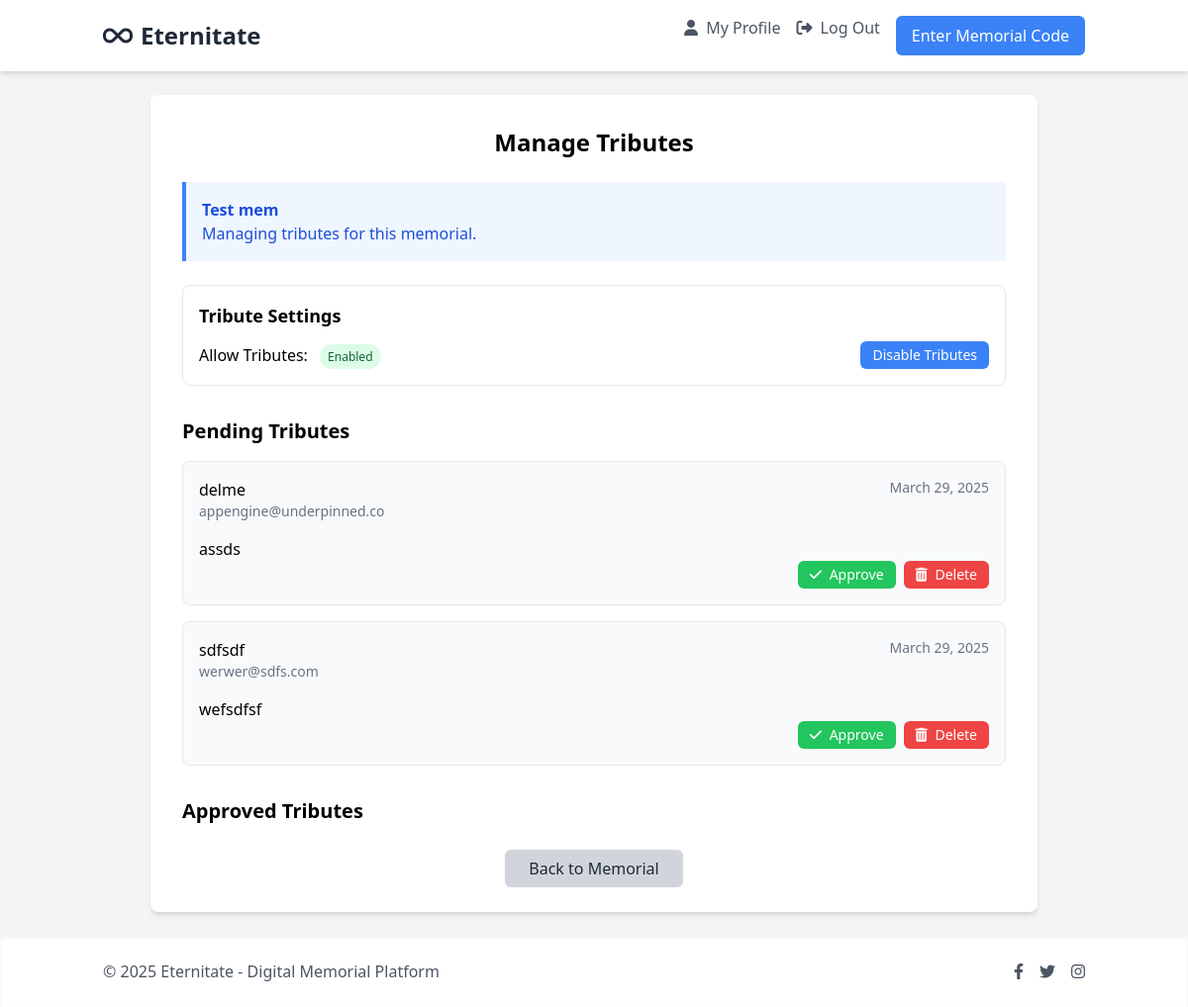
The page /1GRJlYVIPmZ2bedQ6IGygAsGyCAUHMCx/tributes/ (signed in) on the database as committed earlier.
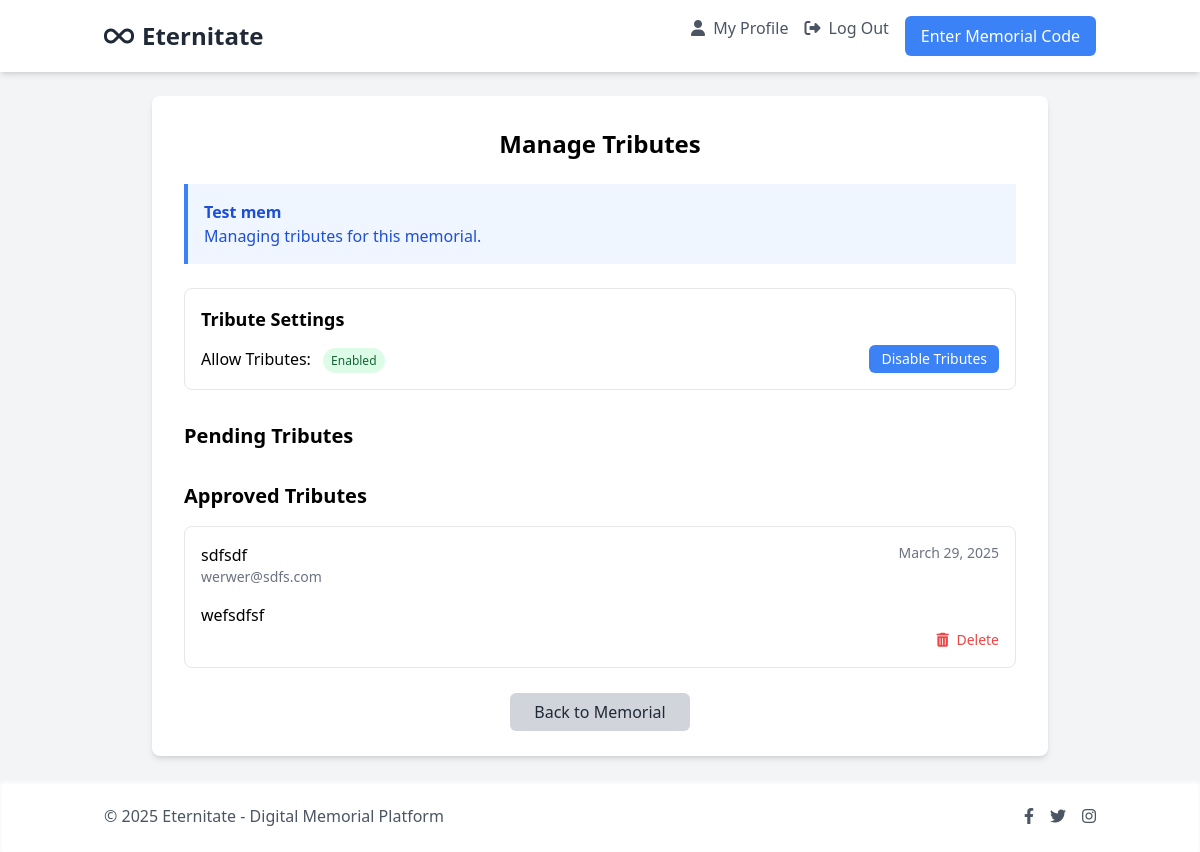
The same page on the database as committed later.
### memorials/models.py (models this page shows, shortened)
class Memorial(models.Model):
    owner = models.ForeignKey(User, related_name='memorials', on_delete=models.CASCADE)
    profile_code = models.OneToOneField(ProfileCode, on_delete=models.CASCADE, related_name='memorial')
    full_name = models.CharField(max_length=255)
    birth_date = models.DateField(null=True, blank=True)
    death_date = models.DateField(null=True, blank=True)
    biography = models.TextField(blank=True)
    allow_tributes = models.BooleanField(default=True)
    created_at = models.DateTimeField(auto_now_add=True)
    updated_at = models.DateTimeField(auto_now=True)

class Tribute(models.Model):
    memorial = models.ForeignKey(Memorial, related_name='tributes', on_delete=models.CASCADE)
    name = models.CharField(max_length=255)
    email = models.EmailField(blank=True)
    message = models.TextField()
    is_approved = models.BooleanField(default=False)
    created_at = models.DateTimeField(auto_now_add=True)
    class Meta:
        ordering = ['-created_at']

### memorials/views.py (the view, shortened to what this page needs)
# urls.py: path('<str:code>/tributes/', views.manage_tributes, name='manage_tributes'),
@login_required
def manage_tributes(request, code):
    profile_code = get_object_or_404(ProfileCode, code=code, is_claimed=True)
    memorial = get_object_or_404(Memorial, profile_code=profile_code)
    if request.user != memorial.owner:
        messages.error(request, "You don't have permission to manage tributes for this memorial.")
        return redirect('memorials:memorial_detail', code=code)
    tributes = memorial.tributes.all().order_by('-created_at')
    return render(request, 'memorials/tributes.html', {
        'memorial': memorial,
        'tributes': tributes,
    })

### templates/memorials/tributes.html (shortened to what this page needs)
{% extends 'base.html' %}
{% load i18n %}
{% block content %}
<div class="max-w-4xl mx-auto bg-white p-8 rounded-lg shadow-md fade-in">
    <h1 class="text-2xl font-bold text-center mb-6">{% trans "Manage Tributes" %}</h1>
    <div class="bg-blue-50 border-l-4 border-blue-500 text-blue-700 p-4 mb-6" role="alert">
        <p class="font-bold">{{ memorial.full_name }}</p>
        <p>{% trans "Managing tributes for this memorial." %}</p>
    </div>
    <div class="mb-8 p-4 border rounded-lg">
        <h2 class="text-lg font-semibold mb-3">{% trans "Tribute Settings" %}</h2>
        <form method="post" action="{% url 'memorials:toggle_tributes' code=memorial.profile_code.code %}">
            <div class="flex items-center justify-between">
                <div>
                    <span class="font-medium">{% trans "Allow Tributes:" %}</span>
                    <span class="ml-2 px-2 py-1 rounded-full text-xs {% if memorial.allow_tributes %}bg-green-100 text-green-800{% else %}bg-red-100 text-red-800{% endif %}">
                        {% if memorial.allow_tributes %}
                            {% trans "Enabled" %}
                        {% else %}
                            {% trans "Disabled" %}
                        {% endif %}
                    </span>
                </div>
                <button type="submit" class="bg-blue-500 hover:bg-blue-600 text-white py-1 px-3 rounded-md text-sm transition">
                    {% if memorial.allow_tributes %}
                        {% trans "Disable Tributes" %}
                    {% else %}
                        {% trans "Enable Tributes" %}
                    {% endif %}
                </button>
            </div>
        </form>
    </div>
    <div class="mb-8">
        <h2 class="text-xl font-semibold mb-4">{% trans "Pending Tributes" %}</h2>
        <div class="space-y-4">
            {% for tribute in tributes %}
                {% if not tribute.is_approved %}
                    <div class="border rounded-lg p-4 bg-gray-50">
                        <div class="flex justify-between items-start mb-2">
                            <div>
                                <h3 class="font-medium">{{ tribute.name }}</h3>
                                {% if tribute.email %}
                                    <p class="text-sm text-gray-500">{{ tribute.email }}</p>
                                {% endif %}
                            </div>
                            <span class="text-sm text-gray-500">{{ tribute.created_at|date:"F j, Y" }}</span>
                        </div>
                        <p class="text-gray-700 mb-4">{{ tribute.message|linebreaks }}</p>
                        <div class="flex justify-end space-x-2">
                            <form method="post" action="{% url 'memorials:manage_tributes' code=memorial.profile_code.code %}">
                                <button type="submit" class="bg-green-500 hover:bg-green-600 text-white py-1 px-3 rounded-md text-sm transition">
                                    <i class="fas fa-check mr-1"></i> {% trans "Approve" %}
                                </button>
                            </form>
                            <form method="post" action="{% url 'memorials:manage_tributes' code=memorial.profile_code.code %}">
                                <button type="submit" class="bg-red-500 hover:bg-red-600 text-white py-1 px-3 rounded-md text-sm transition">
                                    <i class="fas fa-trash-alt mr-1"></i> {% trans "Delete" %}
                                </button>
                            </form>
                        </div>
                    </div>
                {% endif %}
            {% empty %}
                <p class="text-gray-500 text-center italic">{% trans "No pending tributes to review." %}</p>
            {% endfor %}
        </div>
    </div>
    <div>
        <h2 class="text-xl font-semibold mb-4">{% trans "Approved Tributes" %}</h2>
        <div class="space-y-4">
            {% for tribute in tributes %}
                {% if tribute.is_approved %}
                    <div class="border rounded-lg p-4">
                        <div class="flex justify-between items-start mb-2">
                            <div>
                                <h3 class="font-medium">{{ tribute.name }}</h3>
                                {% if tribute.email %}
                                    <p class="text-sm text-gray-500">{{ tribute.email }}</p>
                                {% endif %}
                            </div>
                            <span class="text-sm text-gray-500">{{ tribute.created_at|date:"F j, Y" }}</span>
                        </div>
                        <p class="text-gray-700 mb-4">{{ tribute.message|linebreaks }}</p>
                        <div class="flex justify-end">
                            <form method="post" action="{% url 'memorials:manage_tributes' code=memorial.profile_code.code %}">
                                <button type="submit" class="text-red-500 hover:text-red-700 text-sm">
                                    <i class="fas fa-trash-alt mr-1"></i> {% trans "Delete" %}
                                </button>
                            </form>
                        </div>
                    </div>
                {% endif %}
            {% empty %}
                <p class="text-gray-500 text-center italic">{% trans "No approved tributes yet." %}</p>
            {% endfor %}
        </div>
    </div>
    <div class="mt-8 text-center">
        <a href="{% url 'memorials:memorial_detail' code=memorial.profile_code.code %}" class="bg-gray-300 hover:bg-gray-400 text-gray-800 py-2 px-6 rounded-md transition">
            {% trans "Back to Memorial" %}
        </a>
    </div>
</div>
{% endblock %}

### templates/base.html (shortened to what this page needs)
<!DOCTYPE html>
<html lang="en">
<head>
    <script src="https://cdn.tailwindcss.com"></script>
    <link rel="stylesheet" href="https://cdnjs.cloudflare.com/ajax/libs/font-awesome/6.4.0/css/all.min.css">
</head>
<body class="bg-gray-100 min-h-screen flex flex-col">
    <nav class="bg-white shadow-md">
        <div class="container mx-auto px-4 py-4">
            <div class="flex justify-between items-center">
                <a href="{% url 'home' %}" class="text-2xl font-bold text-gray-800">
                    <i class="fas fa-infinity mr-2"></i>Eternitate
                </a>
                <div class="flex space-x-4">
                    {% if user.is_authenticated %}
                        <a href="{% url 'accounts:profile' %}" class="text-gray-600 hover:text-gray-900">
                            <i class="fas fa-user mr-1"></i> My Profile
                        </a>
                        <a href="{% url 'account_logout' %}" class="text-gray-600 hover:text-gray-900">
                            <i class="fas fa-sign-out-alt mr-1"></i> Log Out
                        </a>
                    {% else %}
                        <a href="{% url 'account_login' %}" class="text-gray-600 hover:text-gray-900 mr-2">
                            <i class="fas fa-sign-in-alt mr-1"></i> Log In
                        </a>
                    {% endif %}
                    <a href="{% url 'memorials:enter_code' %}" class="bg-blue-500 hover:bg-blue-600 text-white px-4 py-2 rounded-md transition inline-block">
                        Enter Memorial Code
                    </a>
                </div>
            </div>
        </div>
    </nav>
    <main class="flex-grow container mx-auto px-4 py-6">
        {% block content %}{% endblock %}
    </main>
    <footer class="bg-white shadow-inner py-6">
        <div class="container mx-auto px-4">
            <div class="flex flex-col md:flex-row justify-between items-center">
                <div class="mb-4 md:mb-0">
                    <p class="text-gray-600">
                        © {% now "Y" %} Eternitate - Digital Memorial Platform
                    </p>
                </div>
                <div class="flex space-x-4">
                    <a href="#" class="text-gray-600 hover:text-gray-900">
                        <i class="fab fa-facebook-f"></i>
                    </a>
                    <a href="#" class="text-gray-600 hover:text-gray-900">
                        <i class="fab fa-twitter"></i>
                    </a>
                    <a href="#" class="text-gray-600 hover:text-gray-900">
                        <i class="fab fa-instagram"></i>
                    </a>
                </div>
            </div>
        </div>
    </footer>
</body>
</html>

### templates/base.html (style rules this page uses)
.fade-in { animation: fadeIn 0.5s ease-in-out; }
.slide-in { animation: slideIn 0.5s ease-in-out; }

Rows that differ between the two databases and show on the page:
removed Tribute: name "delme", email "appengine@underpinned.co", created_at "March 29, 2025", message "assds", shown under "Pending Tributes"
changed Tribute "sdfsdf": moves from the list under "Pending Tributes" to the list under "Approved Tributes"
